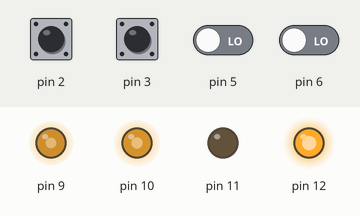
Bench run of a sketch on a simulated Arduino Uno, built with avr-gcc and run on an emulated ATmega328P. Shown: output pins drawn as LEDs (lit = HIGH). Inputs (shaded band) come from the test bench; at power-on: pin 2, pin 3 HIGH, pin 5, pin 6 LOW.

Above: at 1.2 s.
1.3 s: pin 2 pulled LOW for 0.15 s
At 2.4 s:
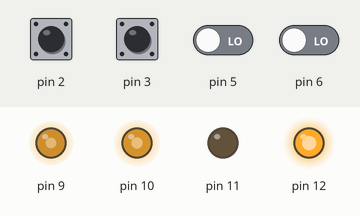
2.9 s: pin 3 pulled LOW for 0.15 s
At 3.5 s:
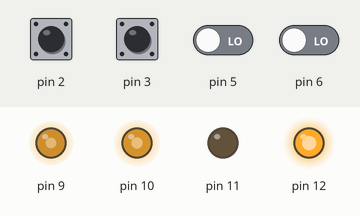
Timing chart, 0 to 5.9 s (numbered marks = the images above; inputs shaded):
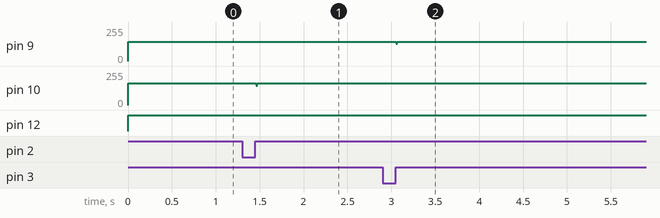

The sketch:

Giro_Depurado.ino
```cpp
#include "digitalWriteFast.h"

//Contadores de los encorders
volatile int ISRCounter_I = 0;
volatile int ISRCounter_D = 0;
int counter_I = 0,contant_I = 0;
int counter_D = 0,contant_D = 0;

//Variables y constantes para el control PID

const float kp_I=30,ki_I=0.01,kd_I=3;
const float kp_D=40,ki_D=0.01,kd_D=2;
float Pi_D=0,Pi_I=0;
const int t=10;
const float veld=0.5;

void setup() {
 pinMode(2, INPUT_PULLUP);
 pinMode(3, INPUT_PULLUP);
 pinMode(5,INPUT);
 pinMode(6,INPUT);
 pinMode(11,OUTPUT);
 pinMode(12,OUTPUT);
 attachInterrupt(digitalPinToInterrupt(3), motorI, RISING);
 attachInterrupt(digitalPinToInterrupt(2), motorD, RISING);
 Serial.begin(9600);
}

void loop(){
  gira(22);
  while(1){
   analogWrite(9,0);
   analogWrite(10,0);
  }
}

void gira(float angd) {

  float ang=0,dist_I,dist_D;
  int i=0,j=0;

  if (angd>0){
    digitalWrite(11,LOW);
    digitalWrite(12,HIGH);
  }
  else{
    digitalWrite(11,HIGH);
    digitalWrite(12,LOW);
  }

  while(ang<fabs(angd*PI/180)){
    actualiza();
    if(i==j){
     control();
     dist_I=4*PI*-(counter_I-contant_I)/300;
     dist_D=4*PI*(counter_D-contant_D)/300;
     ang+=(dist_D-dist_I)/12.5;
     //Serial.println(ang*180/PI);
     almacena();
     j+=t;
    }
    delay(1);
    i++;
  }
  //Serial.println(ang*180/PI);
}
//Funciones de control
void control(){

    float vel_I=(counter_I-contant_I)*1.2/t;
    float vel_D=(counter_D-contant_D)*1.2/t;
    float eI=veld-vel_I;
    float eD=veld-vel_D;

    if(fabs(eI)<0.4)
     Pi_I+=ki_I*(eI)*t;
    if(fabs(eD)<0.4)
     Pi_D+=ki_D*(eD)*t;

    float PID_I=PID(eI,kp_I,kd_I,Pi_I,15);
    float PID_D=PID(eD,kp_D,kd_D,Pi_D,20);

    analogWrite(9,PID_I);
    analogWrite(10,PID_D);
}

float PID(float e,float kp,float kd,float Pi,float li){
 float Pp=fabs(e*kp);
 float Pd=kd*e/t;
 float P;

 if(e>0){
   P=Pp+Pd+Pi;
   P= map(P,0,30,90,200);//Mapeamos PID al rango de velocidades del motor para baje la velocidad del motor
   if(P>200)
     P=200;
 }
 else{
   P=Pp+Pd-Pi;
   P= map(P,0,li,90,0);//Mapeamos PID al rango de velocidades del motor para baje la velocidad del motor
   if(P<0)
    P=0;
 }

 return P;
}

//Funciones de los encoders de los encoders

void motorI(){
 digitalReadFast(3) != digitalReadFast(6)?ISRCounter_I++:ISRCounter_I--;
}
void motorD(){
 (digitalReadFast(2) == digitalReadFast(5))?ISRCounter_D--:ISRCounter_D++;
}
void actualiza(){
  counter_I = ISRCounter_I;
  counter_D = ISRCounter_D;
}
void almacena(){
  contant_I=counter_I;
  contant_D=counter_D;
}
```

Measured:
- after the input at 1.3 s, pin 10: 163/255 → 145/255 after 0.16 s, → 163/255 0.01 s later
- after the input at 2.9 s, pin 9: 145/255 → 130/255 after 0.16 s, → 145/255 0.01 s later
